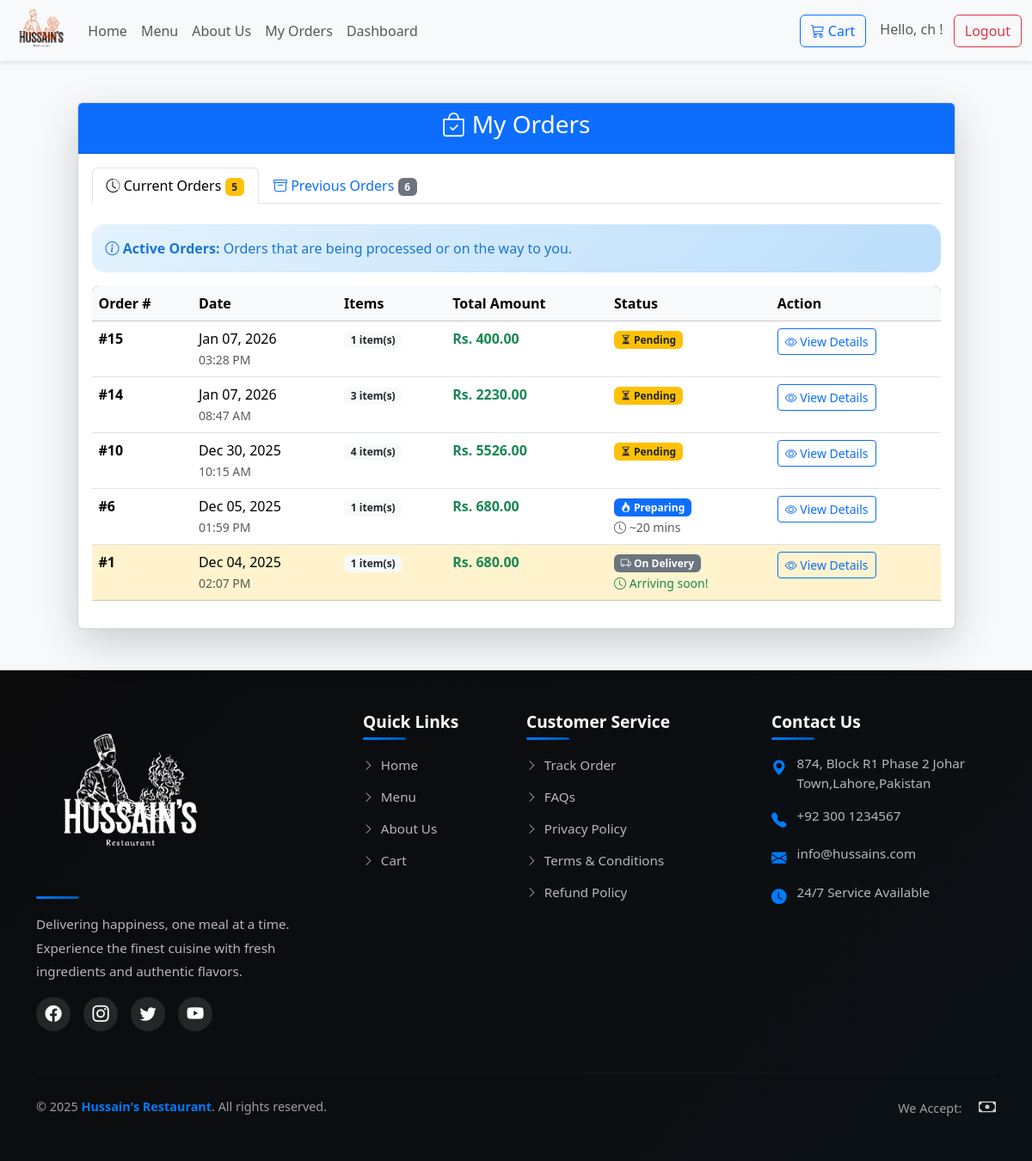
The app's page /my-orders/ (signed in) with its own data.
### products/models.py (models this page shows, shortened)
class CustomUser(AbstractUser):
    username = None
    phone_number = models.CharField(max_length=15, unique=True)
    USERNAME_FIELD = 'phone_number'
    REQUIRED_FIELDS = []
    objects = UserManager()

class BaseModel(models.Model):
    created_at = models.DateTimeField(auto_now_add=True)
    updated_at = models.DateTimeField(auto_now=True)
    class Meta:
        abstract = True

class Order(BaseModel):
    STATUS_CHOICES = (
        ('pending', 'Pending'),
        ('confirmed', 'Confirmed'),
        ('preparing', 'Preparing'),
        ('on_delivery', 'On Delivery'),
        ('delivered', 'Delivered'),
        ('cancelled', 'Cancelled'),
    )
    PAYMENT_CHOICES = (
        ('cash_on_delivery', 'Cash on Delivery'),
    )
    customer = models.ForeignKey(CustomUser, on_delete=models.CASCADE, related_name='orders', null=True, blank=True)
    customer_name = models.CharField(max_length=200)
    customer_phone = models.CharField(max_length=15)
    customer_address = models.TextField()
    total_amount = models.DecimalField(max_digits=10, decimal_places=2)
    status = models.CharField(max_length=20, choices=STATUS_CHOICES, default='pending')
    payment_method = models.CharField(max_length=20, choices=PAYMENT_CHOICES, default='cash_on_delivery')
    delivery_time = models.DateTimeField(null=True, blank=True)
    notes = models.TextField(blank=True, null=True)
    class Meta:
        ordering = ['-created_at']

### products/views.py (the view)
# urls.py: path('my-orders/', views.my_orders, name='my_orders'),
@login_required(login_url='/login/')
def my_orders(request):
    all_orders = Order.objects.filter(customer=request.user).order_by('-created_at')
    current_orders = all_orders.filter(
        status__in=['pending', 'confirmed', 'preparing', 'on_delivery']
    )
    previous_orders = all_orders.filter(
        status__in=['delivered', 'cancelled']
    )
    return render(request, 'user/myorders.html', {
        'orders': all_orders,
        'current_orders': current_orders,
        'previous_orders': previous_orders,
    })

### products/templates/user/myorders.html (shortened to what this page needs)
{% extends "base.html" %}
{% block content %}
<div class="container mt-5">
    <div class="row justify-content-center">
        <div class="col-md-11">
            <div class="card shadow-lg">
                <div class="card-header bg-primary text-white text-center">
                    <h3><i class="bi bi-bag-check"></i> My Orders</h3>
                </div>
                <div class="card-body">
                    {% if orders %}
                    <ul class="nav nav-tabs mb-4" id="orderTabs" role="tablist">
                        <li class="nav-item" role="presentation">
                            <button class="nav-link active" id="current-tab" data-bs-toggle="tab" data-bs-target="#current" type="button" role="tab">
                                <i class="bi bi-clock-history"></i> Current Orders
                                <span class="badge bg-warning text-dark">{{ current_orders.count }}</span>
                            </button>
                        </li>
                        <li class="nav-item" role="presentation">
                            <button class="nav-link" id="previous-tab" data-bs-toggle="tab" data-bs-target="#previous" type="button" role="tab">
                                <i class="bi bi-archive"></i> Previous Orders
                                <span class="badge bg-secondary">{{ previous_orders.count }}</span>
                            </button>
                        </li>
                    </ul>
                    <div class="tab-content" id="orderTabContent">
                        <div class="tab-pane fade show active" id="current" role="tabpanel">
                            {% if current_orders %}
                            <div class="alert alert-info">
                                <i class="bi bi-info-circle"></i> <strong>Active Orders:</strong> Orders that are being processed or on the way to you.
                            </div>
                            <div class="table-responsive">
                                <table class="table table-hover">
                                    <thead class="table-light">
                                        <tr>
                                            <th>Order #</th>
                                            <th>Date</th>
                                            <th>Items</th>
                                            <th>Total Amount</th>
                                            <th>Status</th>
                                            <th>Action</th>
                                        </tr>
                                    </thead>
                                    <tbody>
                                        {% for order in current_orders %}
                                        <tr class="{% if order.status == 'on_delivery' %}table-warning{% endif %}">
                                            <td><strong>#{{ order.id }}</strong></td>
                                            <td>
                                                {{ order.created_at|date:"M d, Y" }}<br>
                                                <small class="text-muted">{{ order.created_at|date:"h:i A" }}</small>
                                            </td>
                                            <td>
                                                <span class="badge bg-light text-dark">{{ order.items.count }} item(s)</span>
                                            </td>
                                            <td><strong class="text-success">Rs. {{ order.total_amount }}</strong></td>
                                            <td>
                                                {% if order.status == 'pending' %}
                                                    <span class="badge bg-warning text-dark">
                                                        <i class="bi bi-hourglass-split"></i> {{ order.get_status_display }}
                                                    </span>
                                                {% elif order.status == 'confirmed' %}
                                                    <span class="badge bg-info">
                                                        <i class="bi bi-check-circle"></i> {{ order.get_status_display }}
                                                    </span>
                                                {% elif order.status == 'preparing' %}
                                                    <span class="badge bg-primary">
                                                        <i class="bi bi-fire"></i> {{ order.get_status_display }}
                                                    </span>
                                                    <br><small class="text-muted"><i class="bi bi-clock"></i> ~20 mins</small>
                                                {% elif order.status == 'on_delivery' %}
                                                    <span class="badge bg-secondary">
                                                        <i class="bi bi-truck"></i> {{ order.get_status_display }}
                                                    </span>
                                                    <br><small class="text-success"><i class="bi bi-clock"></i> Arriving soon!</small>
                                                {% endif %}
                                            </td>
                                            <td>
                                                <button type="button" class="btn btn-sm btn-outline-primary" data-bs-toggle="modal" data-bs-target="#orderModal{{ order.id }}">
                                                    <i class="bi bi-eye"></i> View Details
                                                </button>
                                            </td>
                                        </tr>
                                        {% endfor %}
                                    </tbody>
                                </table>
                            </div>
                            {% endif %}
                        </div>
                    </div>
                    {% endif %}
                </div>
            </div>
        </div>
    </div>
</div>
<br><br>
{% endblock %}

### products/templates/base.html (shortened to what this page needs)
{% load static %}
<!DOCTYPE html>
<html lang="en">
<head>
    <link href="https://cdn.jsdelivr.net/npm/bootstrap@5.3.3/dist/css/bootstrap.min.css" rel="stylesheet">
    <link rel="stylesheet" href="https://cdn.jsdelivr.net/npm/bootstrap-icons@1.11.1/font/bootstrap-icons.css">
    <link rel="stylesheet" href="{% static 'css/style.css' %}">
</head>
<body>
    <nav class="navbar navbar-expand-lg bg-body-tertiary">
        <div class="container-fluid">
            <a class="navbar-brand" href="{% url 'home' %}">
                <img src="{% static 'images/logo.png' %}" alt="Hussain's Restaurant">
            </a>
            <div class="collapse navbar-collapse" id="navbarSupportedContent">
                <ul class="navbar-nav me-auto mb-2 mb-lg-0">
                    <li class="nav-item">
                        <a class="nav-link" href="{% url 'home' %}">Home</a>
                    </li>
                    <li class="nav-item">
                        <a class="nav-link" href="{% url 'menu' %}">Menu</a>
                    </li>
                    <li class="nav-item">
                        <a class="nav-link" href="{% url 'about' %}">About Us</a>
                    </li>
                    <li class="nav-item">
                        {% if request.user.is_authenticated %}
                        <a class="nav-link" href="{% url 'my_orders' %}">My Orders</a>
                        {% else %}
                        <a class="nav-link" href="{% url 'login' %}?next={% url 'my_orders' %}">My Orders</a>
                        {% endif %}
                    </li>
                    {% if request.user.is_staff %}
                    <li class="nav-item">
                        <a class="nav-link" href="{% url 'restaurant_dashboard' %}">Dashboard</a>
                    </li>
                    {% endif %}
                </ul>
                <a href="{% url 'cart' %}" class="btn btn-outline-primary position-relative ms-2">
                    <i class="bi bi-cart3"></i> Cart
                </a>
                <div class="ms-3">
                    {% if request.user.is_authenticated %}
                        <span class="text-muted me-2">
                            Hello,
                            {% if request.user.first_name %}
                                {{ request.user.first_name }}
                            {% else %}
                                {{ request.user.phone_number }}
                            {% endif %}!
                        </span>
                        <a href="{% url 'logout' %}" class="btn btn-outline-danger">Logout</a>
                    {% else %}
                        <a href="{% url 'login' %}" class="btn btn-outline-primary me-2">Login</a>
                        <a href="{% url 'register' %}" class="btn btn-primary">Register</a>
                    {% endif %}
                </div>
            </div>
        </div>
    </nav>
    {% block content %}
    {% endblock %}
    <footer class="footer bg-dark text-white">
        <div class="container py-5">
            <div class="row">
                <div class="col-lg-4 col-md-6 mb-4">
                    <h5 class="footer-heading mb-3">
                        <img src="{% static 'images/logo.png' %}" alt="Hussain's" style="height: 40px;" class="mb-2">
                    </h5>
                    <p class="footer-text">Delivering happiness, one meal at a time. Experience the finest cuisine with fresh ingredients and authentic flavors.</p>
                    <div class="social-links mt-3">
                        <a href="#" class="social-link" aria-label="Facebook"><i class="bi bi-facebook"></i></a>
                        <a href="#" class="social-link" aria-label="Instagram"><i class="bi bi-instagram"></i></a>
                        <a href="#" class="social-link" aria-label="Twitter"><i class="bi bi-twitter"></i></a>
                        <a href="#" class="social-link" aria-label="YouTube"><i class="bi bi-youtube"></i></a>
                    </div>
                </div>
                <div class="col-lg-2 col-md-6 mb-4">
                    <h5 class="footer-heading mb-3">Quick Links</h5>
                    <ul class="footer-links">
                        <li><a href="{% url 'home' %}"><i class="bi bi-chevron-right"></i> Home</a></li>
                        <li><a href="{% url 'menu' %}"><i class="bi bi-chevron-right"></i> Menu</a></li>
                        <li><a href="{% url 'about' %}"><i class="bi bi-chevron-right"></i> About Us</a></li>
                        <li><a href="{% url 'cart' %}"><i class="bi bi-chevron-right"></i> Cart</a></li>
                    </ul>
                </div>
                <div class="col-lg-3 col-md-6 mb-4">
                    <h5 class="footer-heading mb-3">Customer Service</h5>
                    <ul class="footer-links">
                        <li><a href="{% url 'my_orders' %}"s><i class="bi bi-chevron-right"></i> Track Order</a></li>
                        <li><a href="#"><i class="bi bi-chevron-right"></i> FAQs</a></li>
                        <li><a href="#"><i class="bi bi-chevron-right"></i> Privacy Policy</a></li>
                        <li><a href="#"><i class="bi bi-chevron-right"></i> Terms & Conditions</a></li>
                        <li><a href="#"><i class="bi bi-chevron-right"></i> Refund Policy</a></li>
                    </ul>
                </div>
                <div class="col-lg-3 col-md-6 mb-4">
                    <h5 class="footer-heading mb-3">Contact Us</h5>
                    <ul class="footer-contact">
                        <li>
                            <i class="bi bi-geo-alt-fill"></i>
                            <span>874, Block R1 Phase 2 Johar Town,Lahore,Pakistan</span>
                        </li>
                        <li>
                            <i class="bi bi-telephone-fill"></i>
                            <a href="tel:+923001234567">+92 300 1234567</a>
                        </li>
                        <li>
                            <i class="bi bi-envelope-fill"></i>
                            <a href="mailto:info@hussains.com">info@hussains.com</a>
                        </li>
                        <li>
                            <i class="bi bi-clock-fill"></i>
                            <span>24/7 Service Available</span>
                        </li>
                    </ul>
                </div>
            </div>
            <hr class="footer-divider my-4">
            <div class="row align-items-center">
                <div class="col-md-6 text-center text-md-start mb-3 mb-md-0">
                    <p class="footer-copyright mb-0">
                        &copy; 2025 <strong>Hussain's Restaurant</strong>. All rights reserved.
                    </p>
                </div>
                <div class="col-md-6 text-center text-md-end">
                    <p class="footer-payment mb-0">
                        <span class="me-2">We Accept:</span>
                        <i class="bi bi-cash fs-5 ms-2"></i>
                    </p>
                </div>
            </div>
        </div>
    </footer>
</body>
</html>

### records on screen
CustomUser: user.first_name "ch"
Order: id "15", created_at "Jan 07, 2026", created_at "03:28 PM", items.count "1", total_amount "400.00", status "Pending"
Order: id "14", created_at "Jan 07, 2026", created_at "08:47 AM", items.count "3", total_amount "2230.00", status "Pending"
Order: id "10", created_at "Dec 30, 2025", created_at "10:15 AM", items.count "4", total_amount "5526.00", status "Pending"
Order: id "6", created_at "Dec 05, 2025", created_at "01:59 PM", items.count "1", total_amount "680.00", status "Preparing"
Order: id "1", created_at "Dec 04, 2025", created_at "02:07 PM", items.count "1", total_amount "680.00", status "On Delivery"

### other values on screen
{{ current_orders.count }} "5"
{{ previous_orders.count }} "6"
